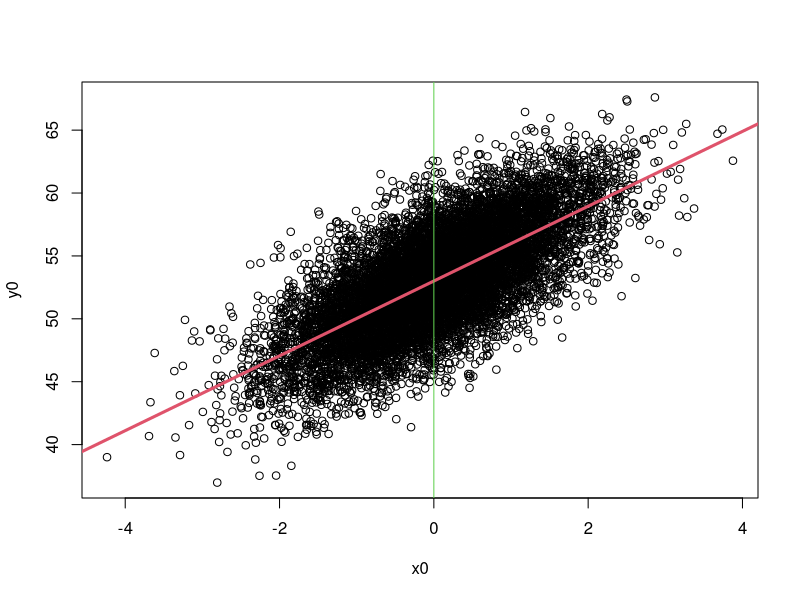
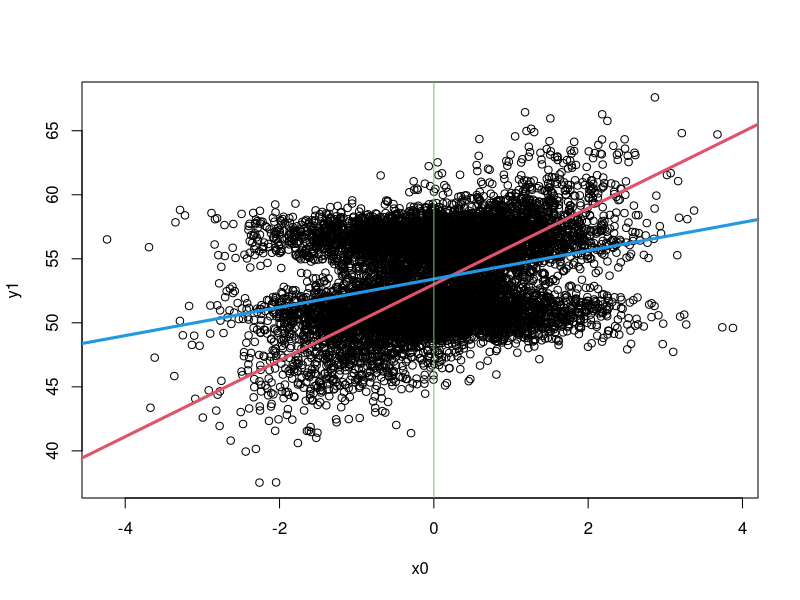
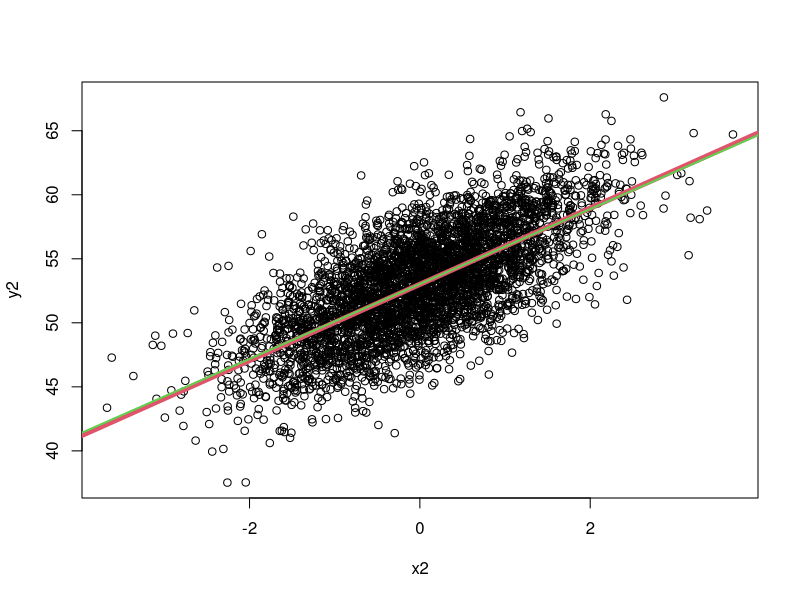
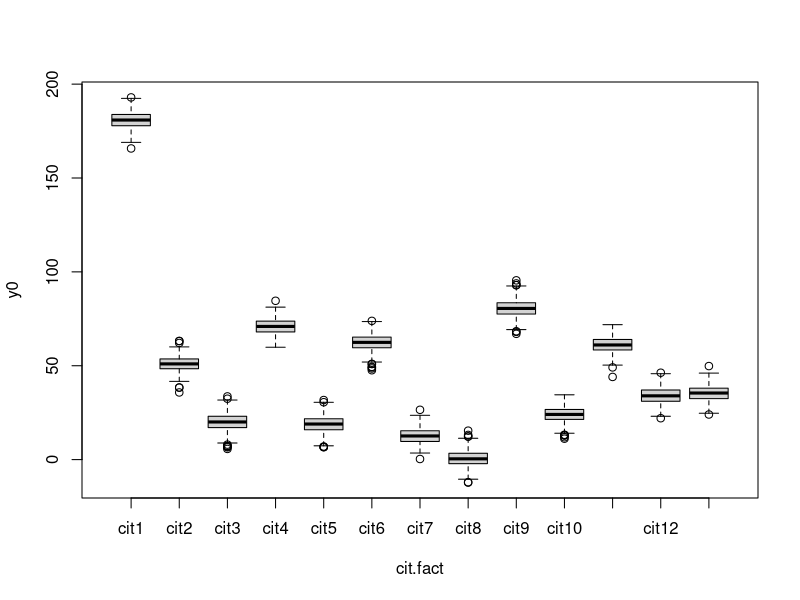
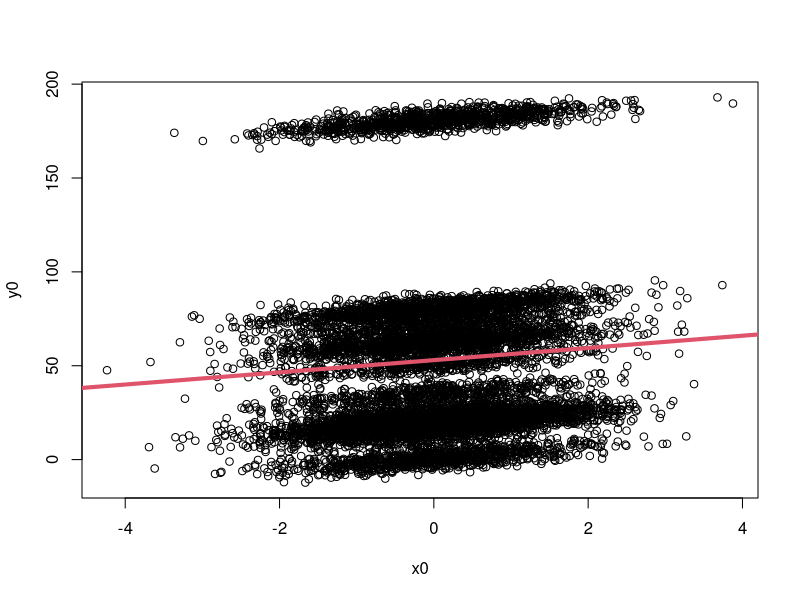
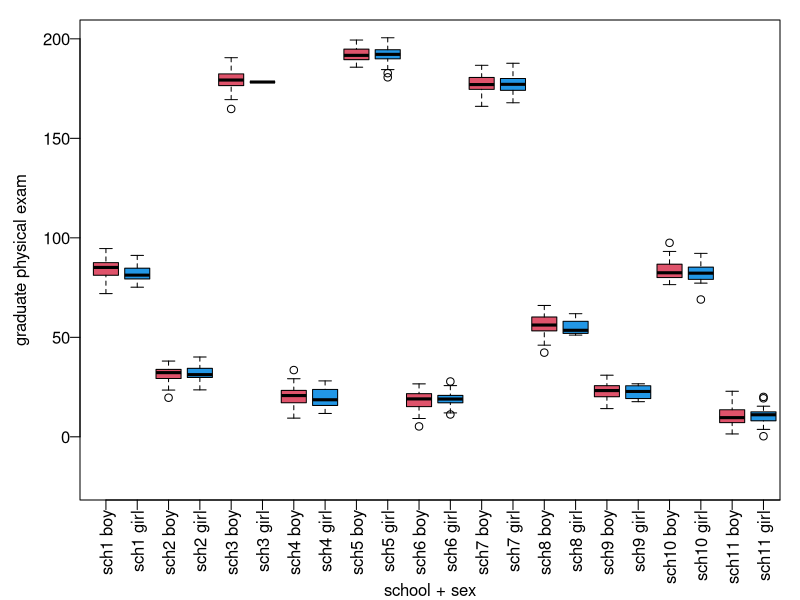

The R script that drew these images, in order:
## ---- chunk 1
set.seed(1); n_student=10000; n_school=99; n_cities=13
###
school.scores <- sample(x=rnorm(n=n_school, mean=0, sd = 20), size=n_student, replace=T)
sch.fact <- factor(school.scores);
levels(sch.fact) <- paste('sch', sample(1:n_school), sep='')
#
stud.sex.prob <- factor(sch.fact)
levels(stud.sex.prob) <- runif(n=n_school, min=0.4, max=1) 
stud.sex.prob <- as.numeric(as.character(stud.sex.prob))
FUN <- function(i){sample(x = c('boy', 'girl'), size = 1, replace = T, 
                  prob = c(stud.sex.prob[i], 1-stud.sex.prob[i]))}
sex.fact  <- sapply(1:n_student, FUN )
sex.boy <- as.numeric(sex.fact =='boy')
#
cit.fact <- factor(sch.fact)
levels(cit.fact) <- sample(rnorm(n=n_cities, mean=0, sd=20), 
                           size=n_school, replace=T,
                           prob =runif(n=n_cities, min=0.3, max=1));
city.scores <- as.numeric(as.character(cit.fact));
levels(cit.fact) <-  paste('cit',sample(1:n_cities),sep='')
###
school.scores <- scale(school.scores)
city.scores   <- scale(city.scores) 
sex.boy       <- scale(sex.boy)
sigma <- rnorm(n=n_student, mean = 0, sd =3)
x1 <- sex.fact; x2 <- sch.fact; x3 <- cit.fact
x0 <- origPhysicalExam <- rnorm(n=n_student, mean=0)
#
y0 <- 51+ 0.5 * sex.boy + (20 * city.scores) + (7 * school.scores) + 
      (3+ 5 * city.scores + 7 * school.scores) * x0 + sigma
## ---- chunk 2
y0 <- 53 +3 * x0 + sigma
plot(x0, y0)
lm0 <- lm(y0~x0)
abline(lm0, col=2,lwd=3)
abline(v=0,col=3)
summary(lm0)
## ---- chunk 3
y1 <- y0; 
y1[1:3000]    <- rnorm(n = 3000, mean = y0[1]); 
y1[4001:7000] <- rnorm(n = 3000, mean = y0[2])
lm1 <- lm(y1~x0)
plot(x0,y1)
abline(lm0, col=2,lwd=3)
abline(lm1, col=4,lwd=3)
abline(v=0, col=3)
summary(lm1)
## ---- chunk 4
y2 <- y1[-c(1:3000,4001:7000)]
x2 <- x0[-c(1:3000,4001:7000)]
lm2 <- lm(y2~x2)
plot(x2,y2)
abline(lm0, col=2,lwd=5)
abline(lm2, col=3,lwd=2)
summary(lm2)
## ---- chunk 5
y0 <- 53 + 3 * x0 +  0.4 * sex.boy + sigma
y3 <- y0[1:100]
x3 <- x0[1:100]
sex3 <- sex.boy[1:100]
lm1 <- lm(y0~x0+sex.boy); summary(lm1)
lm2 <- lm(y3~x3+sex3); summary(lm2)
## ---- chunk 6
y0 <- 53 + 3 * x0 + 0.5*sex.boy + 50 * city.scores + sigma
#
index.cit <- as.numeric( gsub('cit([0-9]{1,2})','\\1',cit.fact) )
cit.order <- reorder(x=cit.fact, X=index.cit )
#
boxplot(y0~cit.order, xlab='cit.fact')
## ---- chunk 7
plot(x0, y0)
lm0 <- lm(y0~x0+sex.boy);  summary(lm0)
abline(lm0, col=2,lwd=4) 
## ---- chunk 8
lm0 <- lm(y0~x0+sex.boy+city.scores);  summary(lm0)
## ---- chunk 9
lm1 <- lm(y0~x0+sex.boy+cit.fact);  summary(lm1)
## ---- chunk 10
require(lme4)           
fm  <- lmer(y0~1+x0 +(1|cit.fact), REML=F)
fm0 <- lmer(y0~1+x0+sex.boy+(1|cit.fact), REML=F);  summary(fm0)
anova(fm,fm0)
## ---- chunk 11
##
y0 <- 53 + 3 * x0 + 0.5*sex.boy + 50 * city.scores +
      7 * school.scores + sigma
##
index.sch <- as.numeric( gsub('sch([0-9]{1,2})','\\1',sch.fact) )
sch.order <- reorder( x=paste(sch.fact, sex.fact), 
               X=index.sch )
##
par(mar=c(5,4,1,1), mgp=c(4,0.5,0),tck=-0.02)
boxplot(y0 ~ sch.order, xlim=c(1,21.7), las=2, 
        col=c(2,4), xlab='school + sex')
title(ylab="graduate physical exam",line=2.5)
## ---- chunk 12
fm0 <- lmer(y0~ 1 + (1|cit.fact)  , REML=F)      
fm1 <- lmer(y0~ 1 + (1|cit.fact) + (1|sch.fact), REML=F)      
anova(fm0, fm1)
## ---- chunk 13
fm2 <- lmer(y0~ 1 + x0 + (1|sch.fact) + (1|cit.fact), REML=F)                
anova(fm1,fm2)  
## ---- chunk 14
y0 <- 53+ 0.5*sex.boy + (50 * city.scores) + (7 * school.scores) + 
      (3+ 5 * city.scores + 7 * school.scores) * x0  + sigma
## ---- chunk 15
fm3 <- lmer(y0~ 1 + x0 + (1|sch.fact) + (1|cit.fact), REML=F)    
fm4 <- lmer(y0~ 1 + x0 + (1+ x0|cit.fact) + (1+ x0|sch.fact), REML=F)                
anova(fm3, fm4)  
## ---- chunk 16
fm5 <- lmer(y0~ 1 + x0 + sex.boy + (1+ x0|cit.fact) + (1+ x0|sch.fact), REML=F)
anova(fm4, fm5)  
## ---- chunk 17
summary(fm5)
